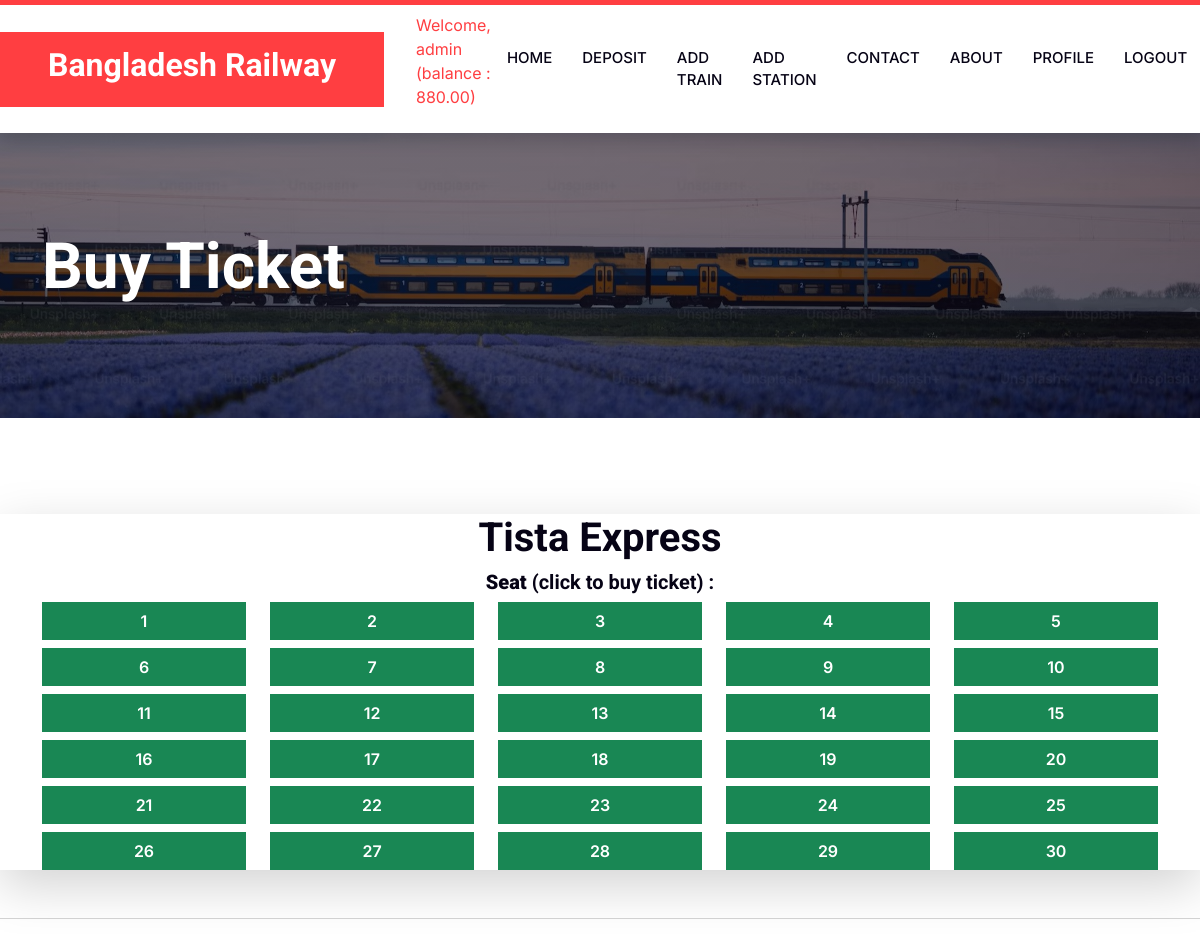
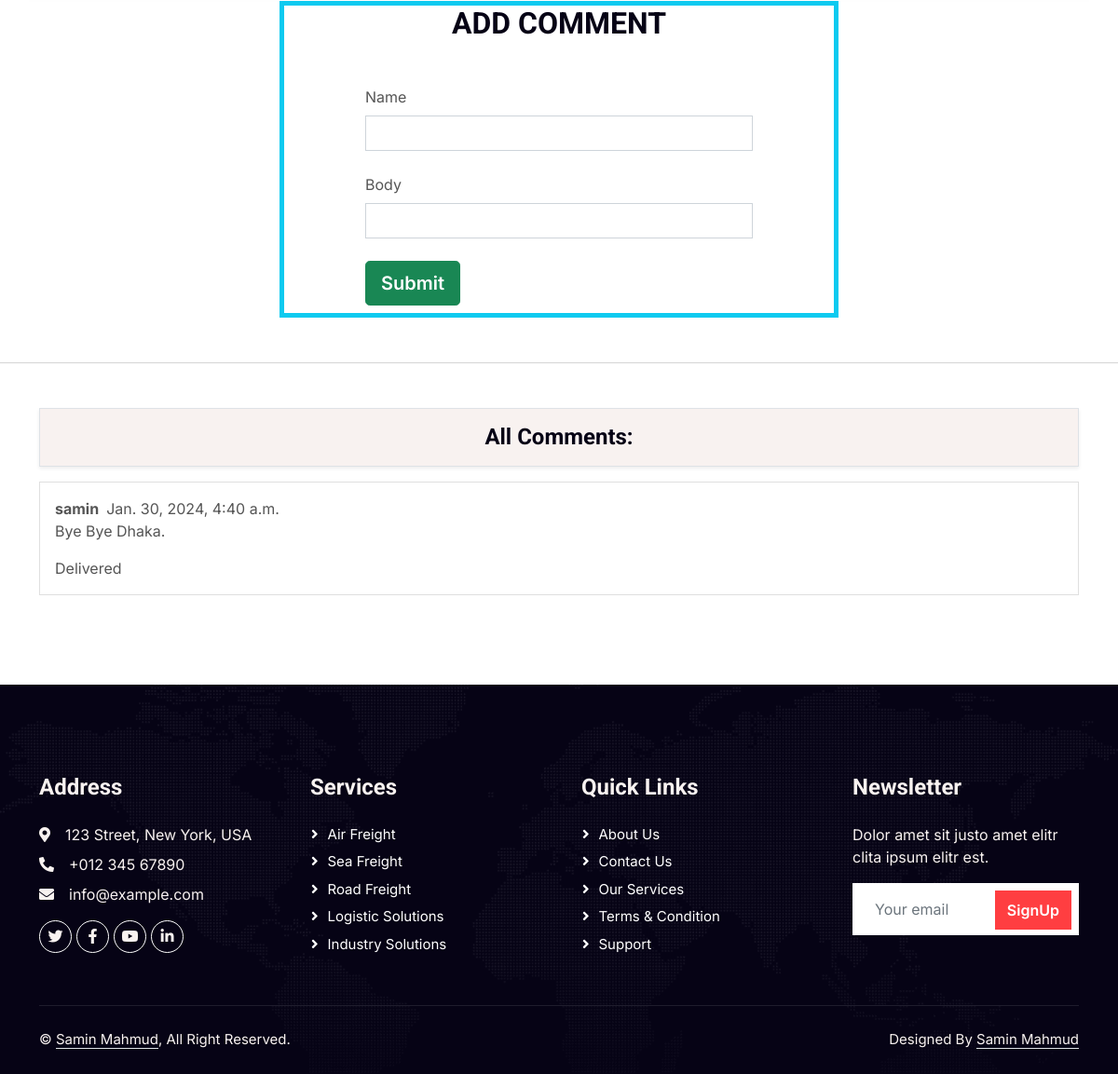
The app's page /train/buy_ticket/1/ (signed in) with its own data (2 pictures, top to bottom).
### passenger/models.py (models this page shows, shortened)
class UserAccount(models.Model):
    user = models.OneToOneField(User,related_name='account', on_delete=models.CASCADE)
    nid = models.CharField(unique=True, max_length=6, null=True, blank=True)
    balance = models.DecimalField(default=0, max_digits=12, decimal_places=2)

### train/models.py (models this page shows, shortened)
class Train(models.Model):
    image = models.ImageField(upload_to='train/media/', null=True, blank=True)
    name = models.CharField(max_length=100)
    start_station = models.ForeignKey(Station, related_name="start_station" , null=True, blank=True, on_delete=models.CASCADE)
    end_station =  models.ForeignKey(Station, related_name="end_station" , null=True, blank=True, on_delete=models.CASCADE)
    price = models.DecimalField(default=0, max_digits=12, decimal_places=2)

class Seat(models.Model):
    train = models.ForeignKey(Train, null=True, blank=True, on_delete=models.CASCADE)
    seat_number = models.CharField(max_length=3)
    active = models.BooleanField(default=False)

class Review(models.Model):
    train = models.ForeignKey(Train, on_delete=models.CASCADE, related_name='review')
    name = models.CharField(max_length=30)
    body = models.TextField()
    created_on = models.DateTimeField(auto_now_add=True)

### train/views.py (the view, shortened to what this page needs)
# urls.py: path('buy_ticket/<int:id>/', views.buy_ticket.as_view(), name='buy_ticket'),
@method_decorator(login_required, name='dispatch')
class buy_ticket(DetailView):
    model = Train
    pk_url_kwarg = 'id' #train id eta
    template_name = 'buy_ticket.html'
    def get_context_data(self, **kwargs):
        context = super().get_context_data(**kwargs)
        train_id = self.kwargs.get('id')
        train = get_object_or_404(Train, pk=train_id)
        seats = Seat.objects.filter(train=train)
        context['train'] = train
        context['seats'] = seats
        trainnn = Review.objects.filter(train=train)
        comments = train.review.all()
        comment_form = ReviewForm()
        context['comments'] = comments
        context['comment_form'] = comment_form
        return context

### train/forms.py
class ReviewForm(forms.ModelForm):
    class Meta:
        model = Review
        fields = ['name', 'body']

### train/templates/buy_ticket.html (shortened to what this page needs)
{% load static %}
{% load crispy_forms_tags  %}
<!DOCTYPE html>
<html lang="en">
<head>
    <link href="https://cdnjs.cloudflare.com/ajax/libs/font-awesome/5.10.0/css/all.min.css" rel="stylesheet">
    <link href="https://cdn.jsdelivr.net/npm/bootstrap-icons@1.4.1/font/bootstrap-icons.css" rel="stylesheet">
    <link href="{% static 'lib/animate/animate.min.css' %}" rel="stylesheet">
    <link href="{% static 'lib/owlcarousel/assets/owl.carousel.min.css' %}" rel="stylesheet">
    <link href="{% static "css/bootstrap.min.css" %}" rel="stylesheet">
    <link href="{% static "css/style.css" %}" rel="stylesheet">
</head>
<body >
    <nav class="navbar navbar-expand-lg bg-white navbar-light shadow border-top border-5 border-primary sticky-top p-0">
        {% if request.user.is_authenticated %}
        <a href="{% url 'home' %}"  class="navbar-brand bg-primary d-flex align-items-center px-4 px-lg-5">
            <h2 class="mb-2 text-white">Bangladesh Railway</h2>
        </a>
      {% else %}
      <a href="{% url 'index' %}"  class="navbar-brand bg-primary d-flex align-items-center px-4 px-lg-5">
        <h2 class="mb-2 text-white">Bangladesh Railway</h2>
      </a>
      {% endif %}
        {% if request.user.is_authenticated %}
        <p class="nav-item nav-link active">Welcome, {{ request.user.username }} (balance : {{request.user.account.balance}})</p>
        {% endif %}
        <div class="collapse navbar-collapse" id="navbarCollapse">
            <div class="navbar-nav ms-auto p-4 p-lg-0">
                {% if request.user.is_authenticated %}
                <a href="{% url 'home' %}" class="nav-item nav-link ">Home</a>
                <a href="{% url 'deposit' %}"  class="nav-item nav-link ">Deposit</a>
                {% else %}
                <a href="{% url 'index' %}" class="nav-item nav-link ">Home</a>
                {% endif %}
                {% if request.user.is_superuser %}
                <a href="{% url 'addTrain' %}" class="nav-item nav-link ">Add Train</a>
                <a href="{% url 'addStation' %}" class="nav-item nav-link ">Add Station</a>
                {% endif %}
                <a href="{% url 'contact' %}"  class="nav-item nav-link">Contact</a>
                <a href="{% url 'about_us' %}" class="nav-item nav-link">About</a>
                {% if request.user.is_authenticated %}
                    <a href="{% url 'profile' %}" class="nav-item nav-link">Profile</a>
                    <a href="{% url 'logout' %}" class="nav-item nav-link">Logout</a>
                {% else %}
                    <a href="{% url 'register' %}" class="nav-item nav-link">Sign Up</a>
                    <a href="{% url 'login' %}" class="nav-item nav-link">Login</a>
                {% endif %}
            </div>
        </div>
    </nav>
    <div class="container-fluid page-header py-5" style="margin-bottom: 6rem;">
        <div class="container py-5">
            <h1 class="display-3 text-white mb-3 animated slideInDown">Buy Ticket</h1>
        </div>
    </div>
<section class="vh-80 bg-image mt-5 mb-5required mb-5"
  >
  <div class="shadow-lg rounded px-8 pb-8 ">
    <div class="text-center">
        <h1>{{train.name}}</h1>
        <h5><strong>Seat</strong> (click to buy ticket) :</h5>
    </div>
    <div class="container text-center mb-5">
        {% for seat in seats %}
            {% if forloop.counter0|divisibleby:5 %}
                <div class="row justify-content-center my-2">
            {% endif %}
            <div class="col">
                {% if seat.active %}
                    <a type="button" class="btn btn-danger w-100" disabled>{{seat.seat_number}}</a>
                {% else %}
                    <a href="{% url 'buy' train.id seat.id %}" type="button" class="btn btn-success w-100">{{seat.seat_number}}</a>
                {% endif %}
            </div>
            {% if forloop.last or forloop.counter|divisibleby:5 %}
                </div>
            {% endif %}
        {% endfor %}
    </div>
  </div>
<hr>
  	<div class="m-auto  w-50 mb-5 bg-transparent border border-5 border-info bg-light">
        <form method="POST"  style="width: 26rem;" class="m-auto"  >
            <h2 class="text-uppercase text-center mb-5">Add Comment</h2>
            {% for field in comment_form.visible_fields %}
            <div data-mdb-input-init class="form-outline mb-4">
              <label class="form-label" for="{{ field.id_for_label }}">{{ field.label }}</label>
              <input name="{{ field.name }}"
              id="{{ field.id_for_label }}"
              type="{{ field.widget_type }}" class="form-control" />
            </div>
            {% endfor %}
            <button type="submit"
                    class="btn btn-success mb-2  btn-lg gradient-custom-4 ">Submit</button>
          </form>
    </div>
<hr>
    <div>
        {% if comments %}
<div class="container mt-5 mb-5">
  <h5 class="text-center fw-bold fs-4 bg-light border border-gray-200 rounded-lg shadow-sm p-3">
    All Comments:
  </h5>
  {% for comment in comments %}
  <div class="card mt-3">
    <div class="card-body">
      <div class="d-flex align-items-start gap-2">
        <div class="flex-grow-1">
          <div class="d-flex align-items-center gap-2">
            <span class="fw-bold text-gray-900">{{ comment.name }}</span>
            <span class="text-gray-500">{{ comment.created_on }}</span>
          </div>
          <p class="text-gray-900">{{ comment.body }}</p>
          <span class="text-gray-500">Delivered</span>
        </div>
      </div>
    </div>
  </div>
  {% endfor %}
</div>
{% endif %}
</div>
</section>
    <div class="container-fluid bg-dark text-light footer pt-5 wow fadeIn" data-wow-delay="0.1s" style="margin-top: 6rem;">
      <div class="container py-5">
          <div class="row g-5">
              <div class="col-lg-3 col-md-6">
                  <h4 class="text-light mb-4">Address</h4>
                  <p class="mb-2"><i class="fa fa-map-marker-alt me-3"></i>123 Street, New York, USA</p>
                  <p class="mb-2"><i class="fa fa-phone-alt me-3"></i>+012 345 67890</p>
                  <p class="mb-2"><i class="fa fa-envelope me-3"></i>info@example.com</p>
                  <div class="d-flex pt-2">
                      <a class="btn btn-outline-light btn-social" href=""><i class="fab fa-twitter"></i></a>
                      <a class="btn btn-outline-light btn-social" href=""><i class="fab fa-facebook-f"></i></a>
                      <a class="btn btn-outline-light btn-social" href=""><i class="fab fa-youtube"></i></a>
                      <a class="btn btn-outline-light btn-social" href=""><i class="fab fa-linkedin-in"></i></a>
                  </div>
              </div>
              <div class="col-lg-3 col-md-6">
                  <h4 class="text-light mb-4">Services</h4>
                  <a class="btn btn-link" href="">Air Freight</a>
                  <a class="btn btn-link" href="">Sea Freight</a>
                  <a class="btn btn-link" href="">Road Freight</a>
                  <a class="btn btn-link" href="">Logistic Solutions</a>
                  <a class="btn btn-link" href="">Industry solutions</a>
              </div>
              <div class="col-lg-3 col-md-6">
                  <h4 class="text-light mb-4">Quick Links</h4>
                  <a class="btn btn-link" href="">About Us</a>
                  <a class="btn btn-link" href="">Contact Us</a>
                  <a class="btn btn-link" href="">Our Services</a>
                  <a class="btn btn-link" href="">Terms & Condition</a>
                  <a class="btn btn-link" href="">Support</a>
              </div>
              <div class="col-lg-3 col-md-6">
                  <h4 class="text-light mb-4">Newsletter</h4>
                  <p>Dolor amet sit justo amet elitr clita ipsum elitr est.</p>
                  <div class="position-relative mx-auto" style="max-width: 400px;">
                      <input class="form-control border-0 w-100 py-3 ps-4 pe-5" type="text" placeholder="Your email">
                      <button type="button" class="btn btn-primary py-2 position-absolute top-0 end-0 mt-2 me-2">SignUp</button>
                  </div>
              </div>
          </div>
      </div>
      <div class="container">
          <div class="copyright">
              <div class="row">
                  <div class="col-md-6 text-center text-md-start mb-3 mb-md-0">
                      &copy; <a class="border-bottom" href="">Samin Mahmud</a>, All Right Reserved.
                  </div>
                  <div class="col-md-6 text-center text-md-end">
                      Designed By <a class="border-bottom" href="">Samin Mahmud</a>
                  </div>
              </div>
          </div>
      </div>
  </div>
</body>
</html>

### static/css/style.css (style rules this page uses)
:root { --primary: #FF3E41; --secondary: #51CFED; --light: #F8F2F0; --dark: #060315; }
.btn { font-weight: 600; transition: .5s; }
.btn.btn-primary, .btn.btn-secondary { color: #FFFFFF; }
.navbar-light .navbar-nav .nav-link { position: relative; margin-right: 30px; padding: 25px 0; color: #FFFFFF; font-size: 15px; text-transform: uppercase; outline: none; }
.navbar-light .navbar-brand, .navbar-light a.btn { height: 75px; }
.navbar-light .navbar-nav .nav-link { color: var(--dark); font-weight: 500; }
.navbar-light.sticky-top { top: -100px; transition: .5s; }
@media (min-width: 992px) { .navbar-light .navbar-nav .nav-link::before { position: absolute; content: ""; width: 0; height: 5px; top: -6px; left: 50%; background: #FFFFFF; transition: .5s; } }
.page-header { background: linear-gradient(rgba(6, 3, 21, .5), rgba(6, 3, 21, .5)), url(../img/cover.jpg) center center no-repeat; background-size: cover; }
.footer { background: linear-gradient(rgba(6, 3, 21, .5), rgba(6, 3, 21, .5)), url(../img/map.png) center center no-repeat; background-size: cover; }
.footer .btn.btn-social { margin-right: 5px; width: 35px; height: 35px; display: flex; align-items: center; justify-content: center; color: var(--light); border: 1px solid #FFFFFF; border-radius: 35px; transition: .3s; }
.footer .btn.btn-link { display: block; margin-bottom: 5px; padding: 0; text-align: left; color: #FFFFFF; font-size: 15px; font-weight: normal; text-transform: capitalize; transition: .3s; }
.footer .btn.btn-link::before { position: relative; content: "\f105"; font-family: "Font Awesome 5 Free"; font-weight: 900; margin-right: 10px; }
.footer .copyright { padding: 25px 0; font-size: 15px; border-top: 1px solid rgba(256, 256, 256, .1); }
.footer .copyright a { color: var(--light); }

### records on screen
Train: name "Tista Express"
Seat: seat_number "1"
Seat: seat_number "2"
Seat: seat_number "3"
Seat: seat_number "4"
Seat: seat_number "5"
Seat: seat_number "6"
Seat: seat_number "7"
Seat: seat_number "8"
Seat: seat_number "9"
Seat: seat_number "10"
Seat: seat_number "11"
Seat: seat_number "12"
Seat: seat_number "13"
Seat: seat_number "14"
Seat: seat_number "15"
Seat: seat_number "16"
Seat: seat_number "17"
Seat: seat_number "18"
Seat: seat_number "19"
Seat: seat_number "20"
Seat: seat_number "21"
Seat: seat_number "22"
Seat: seat_number "23"
Seat: seat_number "24"
Seat: seat_number "25"
Seat: seat_number "26"
Seat: seat_number "27"
Seat: seat_number "28"
Seat: seat_number "29"
Seat: seat_number "30"
Review: name "samin", created_on "Jan. 30, 2024, 4:40 a.m.", body "Bye Bye Dhaka."

### other values on screen
{{ request.user.username }} "admin"
{{ request.user.account.balance }} "880.00"
{{ field.label }} "Name" "Body"
